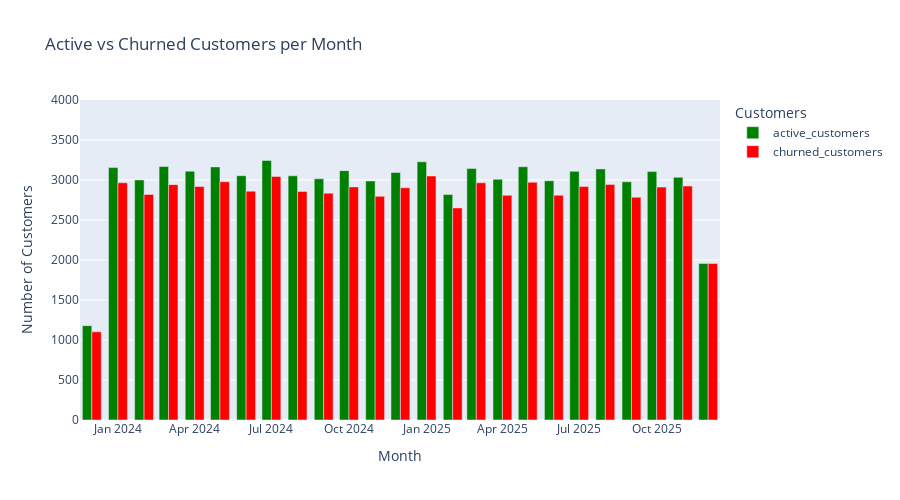

Notebook source saved alongside this figure:
### Code cell
fig = px.bar(monthly_churn_rate, x="month",
    y=["active_customers", "churned_customers"],
    labels={"value": "Number of Customers", "month": "Month", "variable": "Customers"},
    barmode="group",
    title="Active vs Churned Customers per Month",
    color_discrete_map={
        'active_customers': 'green',
        'churned_customers': 'red'
    },
    height=500)
fig.update_yaxes(range=[0, 4000])
fig.show()

### Figure 1 — Plotly figure (JSON) as saved in the notebook; plotly's stock layout.template omitted (floating-point values rounded to 4 significant figures)
{"data": [{"alignmentgroup": "True", "hovertemplate": "Customers=active_customers<br>Month=%{x}<br>Number of Customers=%{y}<extra></extra>", "legendgroup": "active_customers", "marker": {"color": "green", "pattern": {"shape": ""}}, "name": "active_customers", "offsetgroup": "active_customers", "orientation": "v", "showlegend": true, "textposition": "auto", "type": "bar", "x": [null, "2023-12", "2024-01", "2024-02", "2024-03", "2024-04", "2024-05", "2024-06", "2024-07", "2024-08", "2024-09", "2024-10", "2024-11", "2024-12", "2025-01", "2025-02", "2025-03", "2025-04", "2025-05", "2025-06", "2025-07", "2025-08", "2025-09", "2025-10", "2025-11", "2025-12"], "xaxis": "x", "y": [18251, 1179, 3155, 3001, 3168, 3110, 3164, 3054, 3244, 3052, 3015, 3117, 2988, 3094, 3227, 2819, 3143, 3009, 3166, 2990, 3108, 3139, 2977, 3105, 3034, 1956], "yaxis": "y"}, {"alignmentgroup": "True", "hovertemplate": "Customers=churned_customers<br>Month=%{x}<br>Number of Customers=%{y}<extra></extra>", "legendgroup": "churned_customers", "marker": {"color": "red", "pattern": {"shape": ""}}, "name": "churned_customers", "offsetgroup": "churned_customers", "orientation": "v", "showlegend": true, "textposition": "auto", "type": "bar", "x": [null, "2023-12", "2024-01", "2024-02", "2024-03", "2024-04", "2024-05", "2024-06", "2024-07", "2024-08", "2024-09", "2024-10", "2024-11", "2024-12", "2025-01", "2025-02", "2025-03", "2025-04", "2025-05", "2025-06", "2025-07", "2025-08", "2025-09", "2025-10", "2025-11", "2025-12"], "xaxis": "x", "y": [18251, 1102, 2965, 2819, 2942, 2919, 2978, 2860, 3045, 2857, 2835, 2914, 2796, 2903, 3050, 2651, 2965, 2808, 2971, 2810, 2918, 2945, 2784, 2911, 2924, 1956], "yaxis": "y"}], "layout": {"barmode": "group", "height": 500, "legend": {"title": {"text": "Customers"}, "tracegroupgap": 0}, "title": {"text": "Active vs Churned Customers per Month"}, "xaxis": {"anchor": "y", "domain": [0, 1], "title": {"text": "Month"}}, "yaxis": {"anchor": "x", "domain": [0, 1], "range": [0, 4000], "title": {"text": "Number of Customers"}}}}
